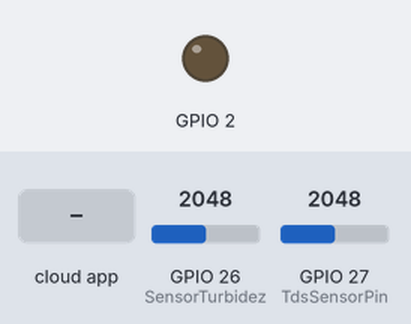
Simulated run of this sketch. Board: ESP32. On the bench: output pins drawn as LEDs (lit = HIGH). The test bench sets the inputs (shaded band); at power-on: GPIO 26 (SensorTurbidez) = 2048, GPIO 27 (TdsSensorPin) = 2048.

Above: at 1.2 s.
1.3 s: the phone or cloud app sets GPIO_2 to 1
At 2.4 s:
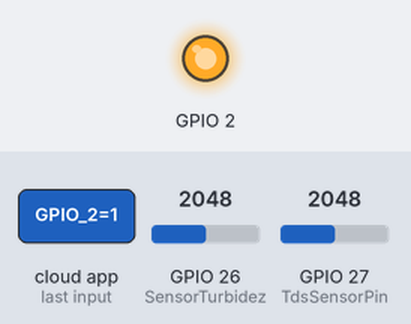
3.5 s: the phone or cloud app sets GPIO_2 to 0
At 4.9 s:
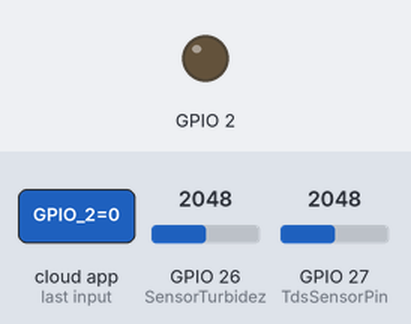
Timing chart, 0 to 6.5 s (numbered marks = the images above; inputs shaded):
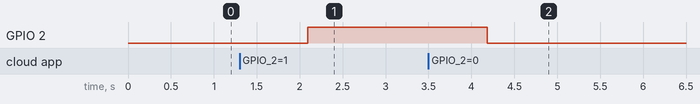

Measured:
- after the input at 1.3 s, GPIO 2: LOW → HIGH after 0.79 s
- after the input at 3.5 s, GPIO 2: HIGH → LOW after 0.68 s

The sketch:

testeWifi.ino
```cpp
#define THINGER_SERIAL_DEBUG

#define TdsSensorPin 27
#define SensorTurbidez 26
#define VREF 3.3

#include <ThingerESP32.h>
#include "secrets.h"
#include "esp_random.h"
#include <Arduino.h>
#include <Wire.h>

ThingerESP32 thing (USERNAME, DEVICE_ID, DEVICE_CREDENTIAL);

int temp_var, tds_var, turbid_var_volt, turbid_var_ntu;

float temperature = 25.0; // current temperature

void setup() {
    Serial.begin(115200);
    pinMode(2, OUTPUT);
    thing.add_wifi(SSID, SSID_PASSWORD);
    thing["GPIO_2"] << digitalPin(2);

    pinMode(TdsSensorPin, INPUT);
    pinMode(SensorTurbidez, INPUT);

    thing["Temperature_sensor"] >> [](pson & out){
        out = temp_var;
    };

    thing["tds_sensor"] >> [](pson & out){
        out = tds_var;
    };

    thing["Turbidity_sensor_volt"] >> [](pson & out){
        out = turbid_var_volt;
    };

    thing["Turbidity_sensor_ntu"] >> [](pson & out){
        out = turbid_var_ntu;
    };
}

// Helper function for rounding
float ArredondarPara(float ValorEntrada, int CasaDecimal) {
    float multiplicador = pow(10.0, CasaDecimal);
    ValorEntrada = round(ValorEntrada * multiplicador) / multiplicador;
    return ValorEntrada;
}

// Turbidity reading function
void readTurbid() {
    float voltagem = 0;
    for (int i = 0; i < 800; i++) {
        voltagem += ((float)analogRead(SensorTurbidez) / 4095.0) * 3.3; // Use 4095 for ESP32 ADC and 3.3V reference
    }

    voltagem = voltagem / 800;
    voltagem = ArredondarPara(voltagem, 1);

    float NTU;
    if (voltagem < 2.5) {
        NTU = 3000;
    } else if (voltagem > 4.2) {
        NTU = 0;
        voltagem = 4.2;
    } else {
        NTU = -1120.4 * sq(voltagem) + 5742.3 * voltagem - 4353.8;
    }

    turbid_var_volt = voltagem;
    turbid_var_ntu = NTU;
}

// TDS reading function
void readTDS() {
    int analogValue = analogRead(TdsSensorPin);
    float voltage = analogValue * (float)VREF / 4096.0;
    float compensationCoefficient = 1.0 + 0.02 * (temperature - 25.0);
    float compensationVoltage = voltage / compensationCoefficient;
    float TdsValue = (133.42 * compensationVoltage * compensationVoltage * compensationVoltage
                     - 255.86 * compensationVoltage * compensationVoltage
                     + 857.39 * compensationVoltage) * 0.5;

    tds_var = TdsValue;

}

void loop() {
    thing.handle();
    temp_var = 25; // variavel temporária até o sensor estar funcionando
    readTurbid();
    readTDS();
    delay(2000);
}
```

secrets.h
```cpp
#define USERNAME "Thing.io username"
#define DEVICE_ID "ESP32"
#define DEVICE_CREDENTIAL "ESP32nilo"

#define SSID "Wifi name"
#define SSID_PASSWORD "wifi pw"
```
